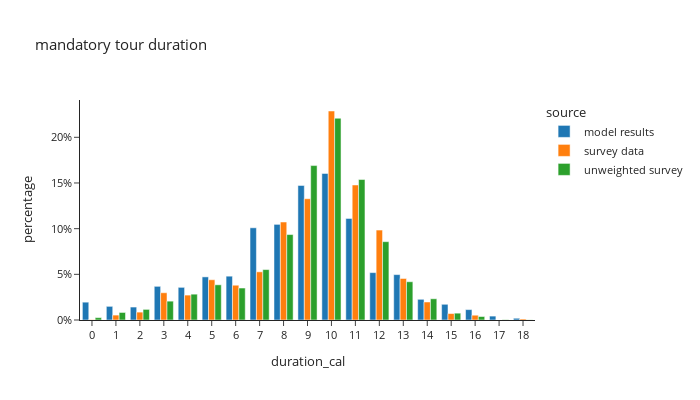

Source (notebook cell):
### Code cell
m_tour_data['duration_cal'] = m_tour_data['end'] - m_tour_data['start']

df_plot = m_tour_data.groupby(['source','duration_cal'])[['trip_weight_2017_2019']].sum().reset_index()
df_plot['percentage'] = df_plot.groupby(['source'], group_keys=False)['trip_weight_2017_2019']. \
    apply(lambda x: x / float(x.sum()))

fig = px.bar(df_plot, x="duration_cal", y="percentage", color="source",barmode="group", template="simple_white",
             # color_discrete_sequence=config['psrc_color'],
             title="mandatory tour duration")
fig.for_each_annotation(lambda a: a.update(text = a.text.split("=")[-1]))
fig.update_layout(height=400, width=700, font=dict(size=11), yaxis=dict(tickformat=".0%"), xaxis=dict(dtick="1"))
fig.show()

### Figure 1 — Plotly figure (JSON) as saved in the notebook; plotly's stock layout.template omitted (floating-point values rounded to 4 significant figures)
{"data": [{"alignmentgroup": "True", "hovertemplate": "source=model results<br>duration_cal=%{x}<br>percentage=%{y}<extra></extra>", "legendgroup": "model results", "marker": {"color": "#1F77B4", "pattern": {"shape": ""}}, "name": "model results", "offsetgroup": "model results", "orientation": "v", "showlegend": true, "textposition": "auto", "type": "bar", "x": [0.0, 1.0, 2.0, 3.0, 4.0, 5.0, 6.0, 7.0, 8.0, 9.0, 10.0, 11.0, 12.0, 13.0, 14.0, 15.0, 16.0, 17.0, 18.0], "xaxis": "x", "y": [0.01952, 0.01494, 0.01418, 0.03686, 0.03574, 0.04721, 0.04797, 0.1009, 0.1047, 0.1473, 0.1604, 0.1112, 0.05189, 0.04969, 0.02265, 0.0172, 0.01138, 0.004272, 0.001917], "yaxis": "y"}, {"alignmentgroup": "True", "hovertemplate": "source=survey data<br>duration_cal=%{x}<br>percentage=%{y}<extra></extra>", "legendgroup": "survey data", "marker": {"color": "#FF7F0E", "pattern": {"shape": ""}}, "name": "survey data", "offsetgroup": "survey data", "orientation": "v", "showlegend": true, "textposition": "auto", "type": "bar", "x": [0.0, 1.0, 2.0, 3.0, 4.0, 5.0, 6.0, 7.0, 8.0, 9.0, 10.0, 11.0, 12.0, 13.0, 14.0, 15.0, 16.0, 17.0, 18.0], "xaxis": "x", "y": [0.0003242, 0.00537, 0.00864, 0.02984, 0.02727, 0.04407, 0.03808, 0.05275, 0.1073, 0.1327, 0.2288, 0.1478, 0.09847, 0.04545, 0.01972, 0.007049, 0.005242, 1.487e-06, 0.001111], "yaxis": "y"}, {"alignmentgroup": "True", "hovertemplate": "source=unweighted survey<br>duration_cal=%{x}<br>percentage=%{y}<extra></extra>", "legendgroup": "unweighted survey", "marker": {"color": "#2CA02C", "pattern": {"shape": ""}}, "name": "unweighted survey", "offsetgroup": "unweighted survey", "orientation": "v", "showlegend": true, "textposition": "auto", "type": "bar", "x": [0.0, 1.0, 2.0, 3.0, 4.0, 5.0, 6.0, 7.0, 8.0, 9.0, 10.0, 11.0, 12.0, 13.0, 14.0, 15.0, 16.0, 17.0, 18.0], "xaxis": "x", "y": [0.002599, 0.008254, 0.01162, 0.02064, 0.02828, 0.03852, 0.035, 0.05518, 0.09355, 0.1691, 0.2209, 0.1538, 0.08575, 0.04188, 0.02323, 0.00749, 0.003821, 0.0003057, 0.0001529], "yaxis": "y"}], "layout": {"barmode": "group", "font": {"size": 11}, "height": 400, "legend": {"title": {"text": "source"}, "tracegroupgap": 0}, "title": {"text": "mandatory tour duration"}, "width": 700, "xaxis": {"anchor": "y", "domain": [0.0, 1.0], "dtick": "1", "title": {"text": "duration_cal"}}, "yaxis": {"anchor": "x", "domain": [0.0, 1.0], "tickformat": ".0%", "title": {"text": "percentage"}}}}
